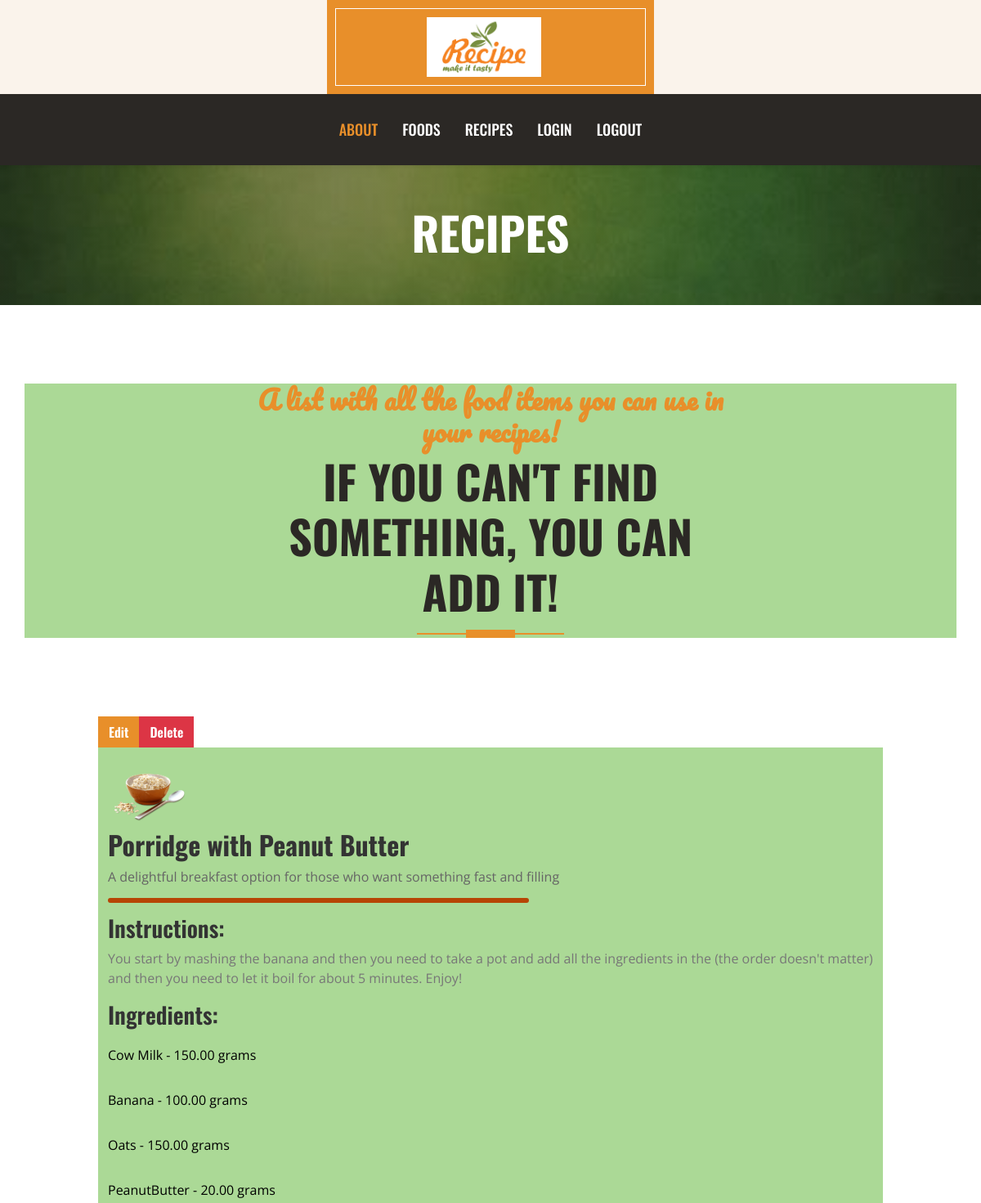
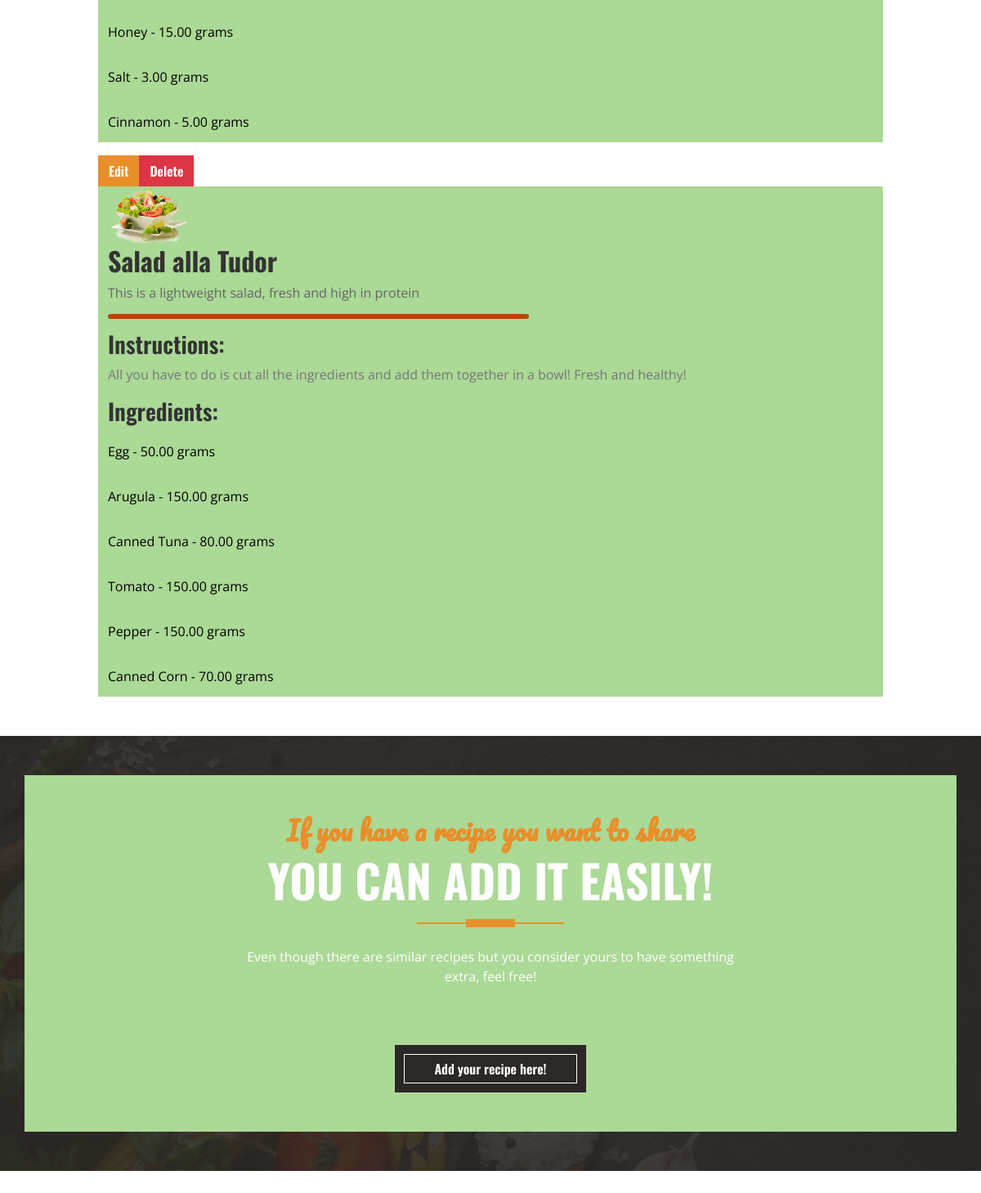
Page /root/recipes.php (signed in) on the committed database (2 pictures, top to bottom).
### tables this page shows
CREATE TABLE `recipes` (
  `RecipeID` int NOT NULL,
  `UserID` int DEFAULT NULL,
  `RecipeName` varchar(255) NOT NULL,
  `Description` text,
  `PreparationInstructions` text,
  `Photo` varchar(300) DEFAULT NULL
);

CREATE TABLE `recipeingredients` (
  `RecipeIngredientID` int NOT NULL,
  `RecipeID` int DEFAULT NULL,
  `FoodID` int DEFAULT NULL,
  `QuantityInGrams` decimal(10,2) NOT NULL
);

CREATE TABLE `foods` (
  `FoodID` int NOT NULL,
  `Photo` varchar(300) DEFAULT NULL,
  `FoodName` varchar(255) NOT NULL
);

### root/displayingRecipes.php (the view, shortened to what this page needs)
<?php
$host="localhost";
$username="your own username";
$user_pass="here you need to enter the password";
$database_in_use="the name of your database";
$mysqli = new mysqli($host, $username, $user_pass, $database_in_use);
$query = "SELECT * FROM recipes";
$result = $mysqli->query($query);
if ($result->num_rows > 0) {
    while ($row = $result->fetch_assoc()) {
        $recipeID = $row["RecipeID"];
        $recipeName = $row["RecipeName"];
        $description = $row["Description"];
        $instructions = $row["PreparationInstructions"];
        $ingredientQuery = "SELECT f.FoodName, ri.QuantityInGrams
                            FROM RecipeIngredients ri
                            JOIN Foods f ON ri.FoodID = f.FoodID
                            WHERE ri.RecipeID = ?";
        if ($ingredientStmt = $mysqli->prepare($ingredientQuery)) {
            $ingredientStmt->bind_param("i", $recipeID);
            $ingredientStmt->execute();
            $ingredientResult = $ingredientStmt->get_result();
            echo '<div class="recipe-actions">';
            echo '<a href="editRecipePage.php?id=' . $row["RecipeID"] . '" class="btn btn-primary">Edit</a>';
            echo '<a href="deleteRecipe.php?id=' . $row["RecipeID"] . '" class="btn btn-danger" onclick="return confirm(\'Are you sure you want to delete this recipe?\');">Delete</a>';
            echo '</div>';
            echo '<div class="container">';
            echo '<img src="' . htmlspecialchars($row["Photo"]) . '" alt="' . htmlspecialchars($row["RecipeName"]) . '" style="width: 100px; height: auto;">';
            echo '<div class="recipe-details">';
            echo '<h2>' . htmlspecialchars($recipeName) . '</h2>';
            echo '<div class="des">' . htmlspecialchars($description) . '</div>';
            echo '<h3>Instructions:</h3>';
            echo '<p>' . htmlspecialchars($instructions) . '</p>';
            if ($ingredientResult->num_rows > 0) {
                echo '<h3>Ingredients:</h3>';
                echo '<ul>';
                while ($ingredientRow = $ingredientResult->fetch_assoc()) {
                    echo '<li>' . htmlspecialchars($ingredientRow["FoodName"]) . ' - ' . htmlspecialchars($ingredientRow["QuantityInGrams"]) . ' grams</li>';
                }
                echo '</ul>';
            } else {
                echo '<p>No ingredients found for this recipe.</p>';
            }
            echo '</div>';
            echo '</div>';
        } else {
            echo 'Failed to prepare ingredient query: ' . $mysqli->error;
        }
    }
} else {
    echo "No recipes found.";
}
?>

### root/recipes.php (shortened to what this page needs)
</body>
</html>
<!DOCTYPE html>
<html lang="en">
<head>
    <link href="https://cdnjs.cloudflare.com/ajax/libs/font-awesome/5.10.0/css/all.min.css" rel="stylesheet">
    <link href="https://cdn.jsdelivr.net/npm/bootstrap-icons@1.4.1/font/bootstrap-icons.css" rel="stylesheet">
    <link href="lib/owlcarousel/assets/owl.carousel.min.css" rel="stylesheet">
    <link href="css/bootstrap.min.css" rel="stylesheet">
    <link href="css/style.css" rel="stylesheet">
    <link href="css/recipesDisplay.css" rel="stylesheet">
</head>
<body>
<div class="container-fluid px-0 d-none d-lg-block">
    <div class="row gx-0">
        <div class="col-lg-4 text-center bg-secondary py-3">
        </div>
        <div class="col-lg-4 text-center bg-primary border-inner py-3">
            <div class="d-inline-flex align-items-center justify-content-center">
                <a href="recipes.php" class="navbar-brand">
                    <div class="logo-container">
                        <img src="img/logonume.jpg" alt="Your Logo" class="logo-img">
                    </div>
                </a>
            </div>
        </div>
        <div class="col-lg-4 text-center bg-secondary py-3">
        </div>
    </div>
</div>
<nav class="navbar navbar-expand-lg bg-dark navbar-dark shadow-sm py-3 py-lg-0 px-3 px-lg-0">
    <div class="collapse navbar-collapse" id="navbarCollapse">
        <div class="navbar-nav ms-auto mx-lg-auto py-0">
            <a href="index.php" class="nav-item nav-link active">About</a>
            <a href="foods.php" class="nav-item nav-link">Foods</a>
            <a href="recipes.php" class="nav-item nav-link">Recipes</a>
            <a href="loginpage.php" class="nav-item nav-link">Login</a>
            <a href="logout.php" class="nav-item nav-link">Logout</a>
        </div>
    </div>
</nav>
<div class="container-fluid bg-dark bg-img p-5 mb-5">
    <div class="row">
        <div class="col-12 text-center">
            <h1 class="display-4 text-uppercase text-white">Recipes</h1>
        </div>
    </div>
</div>
<div class="container-fluid about py-5">
    <div class="container">
        <div class="section-title position-relative text-center mx-auto mb-5 pb-3" style="max-width: 600px;">
            <h2 class="text-primary font-secondary">A list with all the food items you can use in your recipes!</h2>
            <h1 class="display-4 text-uppercase">If you can't find something, you can add it!</h1>
        </div>
    </div>
</div>
<div class="recipe-container">
    <?php
    include "displayingRecipes.php";
    ?>
</div>
<div class="container-fluid bg-offer my-5 py-5">
    <div class="container py-5">
        <div class="row gx-5 justify-content-center">
            <div class="col-lg-7 text-center">
                <div class="section-title position-relative text-center mx-auto mb-4 pb-3" style="max-width: 600px;">
                    <h2 class="text-primary font-secondary">If you have a recipe you want to share </h2>
                    <h1 class="display-4 text-uppercase text-white">you can add it easily!</h1>
                </div>
                <p class="text-white mb-4">Even though there are similar recipes but you consider yours to have something extra, feel free!<br> <br><br> </p>
                <a href="addingrecipespage.php" class="btn btn-dark border-inner py-3 px-5">Add your recipe here!</a>
            </div>
        </div>
    </div>
</div>
</body>
</html>

### root/css/style.css (style rules this page uses)
:root { --primary: #E88F2A; --secondary: #FAF3EB; --light: #FFFFFF; --dark: #2B2825; }
.font-secondary { font-family: 'Pacifico', cursive; }
h1, h2, .font-weight-bold { font-weight: 700 !important; }
h3, h4, .font-weight-semi-bold { font-weight: 600 !important; }
.btn { font-family: 'Oswald', sans-serif; font-weight: 600; transition: .5s; }
.btn-primary { color: #FFFFFF; }
.border-inner { position: relative; }
.border-inner * { position: relative; z-index: 1; }
.border-inner::before { position: absolute; content: ""; top: 10px; right: 10px; bottom: 10px; left: 10px; background: none; border: 1px solid var(--light); z-index: 0; }
.navbar-dark .navbar-nav .nav-link { font-family: 'Oswald', sans-serif; padding: 30px 15px; font-size: 18px; font-weight: 500; text-transform: uppercase; color: var(--light); outline: none; transition: .5s; }
.navbar-dark .navbar-nav .nav-link:hover, .navbar-dark .navbar-nav .nav-link.active { color: var(--primary); }
.section-title::before { position: absolute; content: ""; width: 60px; height: 10px; left: 50%; bottom: 0; margin-left: -30px; background: var(--primary); }
.section-title::after { position: absolute; content: ""; width: 180px; height: 2px; left: 50%; bottom: 4px; margin-left: -90px; background: var(--primary); }
.bg-offer { background: linear-gradient(rgba(43, 40, 37, .9), rgba(43, 40, 37, .9)), url(../img/aboutbg.jpg) center center no-repeat; background-size: cover; }
.bg-img { background: linear-gradient(rgba(43, 40, 37, .5), rgba(43, 40, 37, .5)), url(../img/bg1.jpg) center center no-repeat; background-size: cover; }
.logo-container { display: flex; align-items: center; }
.logo-img { max-width: 140px; margin-right: 0px; }

### root/css/recipesDisplay.css (style rules this page uses)
.recipe-container { width: 80%; margin: 0 auto; }
.recipe-details { flex: 1; }
h2, h3 { color: #333; }
p { color: #777; }
ul { list-style: none; padding-left: 0; }
li { margin-bottom: 5px; }
.container { background: #abd996 !important; border: none; border-radius: none }
li { list-style: none; line-height: 50px; color: #000 }
.des::after { content: '.'; font-size: 0; display: block; border-radius: 20px; height: 6px; width: 55%; background: #b74505; margin: 14px 0 }

### rows in the picture
recipes: Photo (picture), RecipeName "Porridge with Peanut Butter", Description "A delightful breakfast option for those who want something fast and filling", PreparationInstructions "You start by mashing the banana and then you need to take a pot and add all the ingredients in the (the order doesn't matter) and then you need to let it boil for about 5 minutes. Enjoy!"
recipeingredients: FoodID.FoodName "Cow Milk", QuantityInGrams "150.00"
recipeingredients: FoodID.FoodName "Banana", QuantityInGrams "100.00"
recipeingredients: FoodID.FoodName "Oats", QuantityInGrams "150.00"
recipeingredients: FoodID.FoodName "PeanutButter", QuantityInGrams "20.00"
recipeingredients: FoodID.FoodName "Honey", QuantityInGrams "15.00"
recipeingredients: FoodID.FoodName "Salt", QuantityInGrams "3.00"
recipeingredients: FoodID.FoodName "Cinnamon", QuantityInGrams "5.00"
recipes: Photo (picture), RecipeName "Salad alla Tudor", Description "This is a lightweight salad, fresh and high in protein", PreparationInstructions "All you have to do is cut all the ingredients and add them together in a bowl! Fresh and healthy!"
recipeingredients: FoodID.FoodName "Egg", QuantityInGrams "50.00"
recipeingredients: FoodID.FoodName "Arugula", QuantityInGrams "150.00"
recipeingredients: FoodID.FoodName "Canned Tuna", QuantityInGrams "80.00"
recipeingredients: FoodID.FoodName "Tomato", QuantityInGrams "150.00"
recipeingredients: FoodID.FoodName "Pepper", QuantityInGrams "150.00"
recipeingredients: FoodID.FoodName "Canned Corn", QuantityInGrams "70.00"
